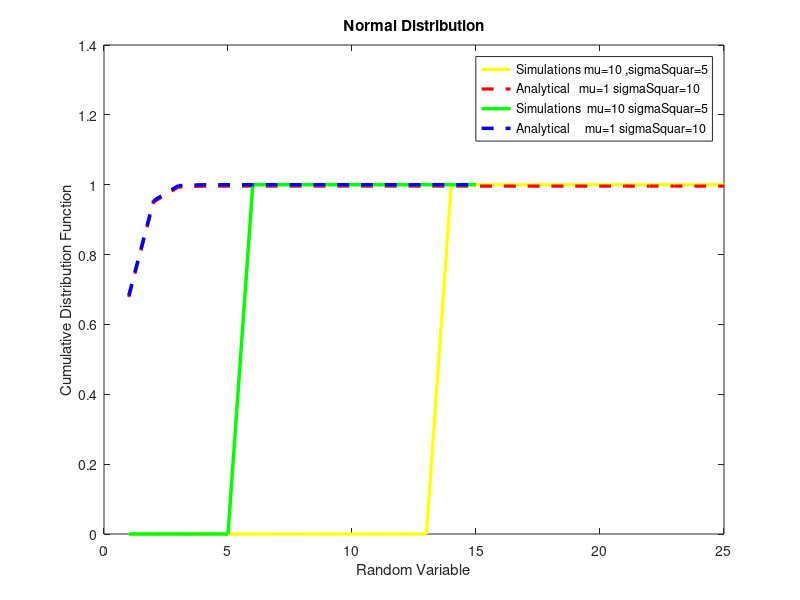

MATLAB code for this plot:
%Exponential Distribution 
function NormallD()


% When mu=10 sigmaSquar=5

SampleNumber=1000; 
n=25;
mu=10; 
sigmaSquar=5; 
sigma=sqrt(sigmaSquar);

XValue=-2:n; 
prob=zeros(1,n);  
U1=0; U2=0;
V1=0;     V2=0;
S=5;
X=0;   Y=0;

% Analaticaly
for i=1:n;
 prob(i)= quad(@(i)exp((-i.^2)./2).*((2./(sqrt(2.*pi)))),.005,i); 

end

% Simulation
sample=zeros(1,SampleNumber);
for i=1:SampleNumber/2;
    while S>1
      U1=rand(1,1); U2=rand(1,1);
      V1=2.*U1-1;     V2=2.*U2-1;  
      S=V1^2+V2^2;
    end
    
    if S<=1
        X=sqrt((-2.*log(S))./S).*V1; 
        Y=sqrt((-2.*log(S))./S).*V2;
        S=5;
    end 
end

for i=1:SampleNumber/2;
    sample(i)=X;
end

for j=SampleNumber/2:SampleNumber;
    sample(j)=Y;
end
samplex=ceil(max(sample));
sampley=ceil(min(sample));
sample= sample .* sigma+mu;

cdf=zeros(n,1);
for i=1:n,
    for j=1:SampleNumber;
        if sample(j)<=XValue(i);
            cdf(i)=cdf(i)+1;
        end
    end
end
cdf=cdf./SampleNumber;



%Plot the cumulative distribution function
plot(cdf,'-y','linewidth',2.3); hold on; 
plot(prob,'--r','linewidth',2.3);  
   
%legend('Simulations','Analytical');

 
% When mu=1 sigmaSquar=10

SampleNumber=1000;
n=15;
mu=1;
sigmaSquar=10;

sigma=sqrt(sigmaSquar);
XValue=-2:n; prob2=zeros(1,n);  
U1=0; U2=0;
V1=0;     V2=0;
S=5;
X=0;   Y=0;

% Analaticaly
for i=1:n,
  prob2(i)= quad(@(i)exp((-i.^2)./2).*((2./(sqrt(2.*pi)))),0,i); 
end
%Simulation
sample=zeros(1,SampleNumber);
for i=1:SampleNumber/2;
    while S>1
      U1=rand(1,1); U2=rand(1,1);
      V1=2.*U1-1;     V2=2.*U2-1;  
      S=V1^2+V2^2;
    end
    
    if S<=1
        X=sqrt((-2.*log(S))./S).*V1; 
        Y=sqrt((-2.*log(S))./S).*V2;
        S=5;
    end 
end

for i=1:SampleNumber/2;
    sample(i)=X;
end

for j=SampleNumber/2:SampleNumber;
    sample(j)=Y;
end

sample= sample .* sigma+mu;

cdf2=zeros(n,1);
for i=1:n,
    for j=1:SampleNumber;
        if sample(j)<=XValue(i);
            cdf2(i)=cdf2(i)+1;
        end
    end
end
cdf2=cdf2./SampleNumber;



%Plot Probability mass function 
plot(cdf2, '-g', 'linewidth',2.5); 
xlabel('Random Variable'); ylabel('Cumulative Distribution Function'); 
hold on;
plot(prob2,'--b','linewidth',2.5);  
legend('Simulations mu=10 ,sigmaSquar=5','Analytical   mu=1 sigmaSquar=10','Simulations  mu=10 sigmaSquar=5','Analytical     mu=1 sigmaSquar=10');
title('Normal Distribution');
